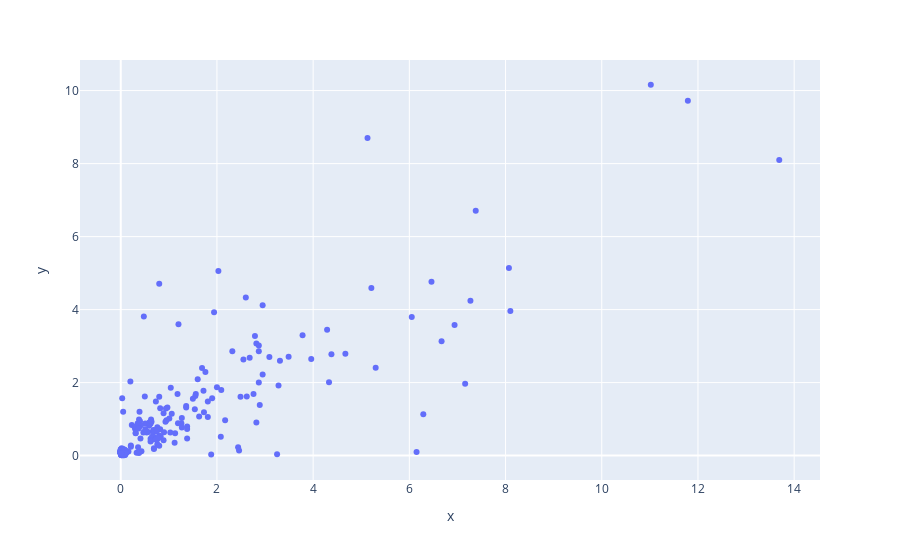

The code cell stored with this chart in its notebook:
### Code cell
import plotly.express as px
fig = px.scatter(x=abs(df["l_amps"]), y= abs(df["r_amps"]))
fig.show()

### Figure 1 — Plotly figure (JSON) as saved in the notebook; plotly's stock layout.template omitted (floating-point values rounded to 4 significant figures; data arrays with more than 128 entries replaced by an {"elided": "..."} marker saying what was removed)
{"data": [{"hovertemplate": "x=%{x}<br>y=%{y}<extra></extra>", "legendgroup": "", "marker": {"color": "#636efa", "symbol": "circle"}, "mode": "markers", "name": "", "orientation": "v", "showlegend": false, "type": "scatter", "x": {"elided": "645 float values"}, "xaxis": "x", "y": {"elided": "645 float values"}, "yaxis": "y"}], "layout": {"legend": {"tracegroupgap": 0}, "margin": {"t": 60}, "xaxis": {"anchor": "y", "domain": [0, 1], "title": {"text": "x"}}, "yaxis": {"anchor": "x", "domain": [0, 1], "title": {"text": "y"}}}}
